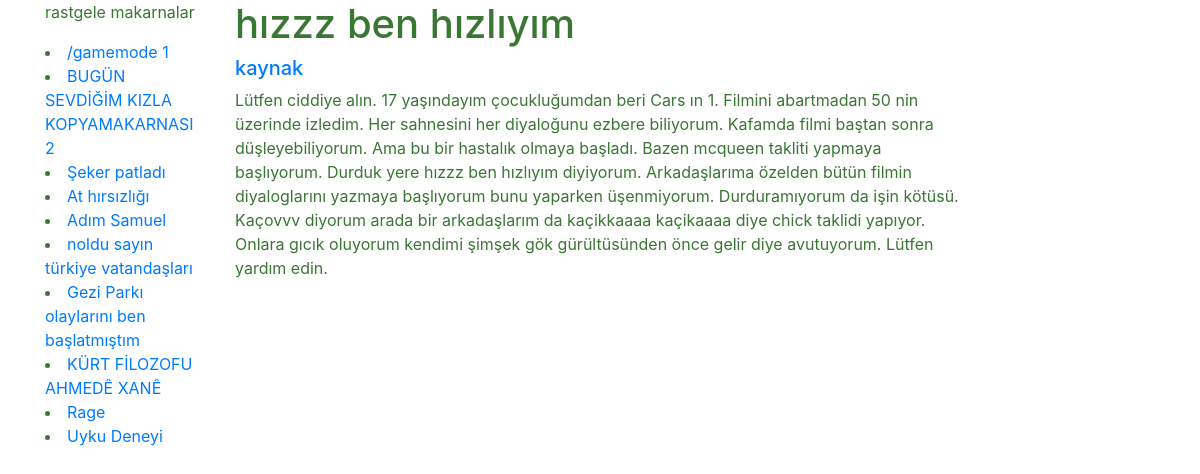
/pasta/ex34kd, run on the app's committed database.
### src/database.py (models this page shows)
class BaseModel(Model):
    class Meta:
        database = db

class Pasta(BaseModel):
    id = CharField(unique=True)
    title = CharField()
    url = CharField()
    upvote = IntegerField()
    text = CharField()

### src/app.py (the view)
@app.route('/pasta/<pasta_id>')
def pasta(pasta_id):
    try:
        pasta = db.get_pasta_by_id(pasta_id)
        pasta.text = pasta.text.replace("\n", "<br>")
        random_pastas = get_random_pasta(limit=10)
        return render_template('pasta.html', pasta=pasta, random_pastas=random_pastas)
    except Exception as e:
        return render_template('404.html')

### src/app.py (called while the page is built)
def get_random_pasta(limit=10):
    return random.sample(db.get_all_pasta(), limit)

### src/database.py (called while the page is built)
    def get_pasta_by_id(self, id):
        try:
            pasta = Pasta.select().where(Pasta.id == id).get()
            return pasta
        except:
            return None

    def get_all_pasta(self):
        return [pasta for pasta in Pasta.select()]

### src/templates/pasta.html
{% extends "layout.html" %}
{% block content %}
<div class="row">
      <div class="col-md-2">
          <p>rastgele makarnalar</p>
          {% for p in random_pastas %}
                <li><a href="/pasta/{{ p.id }}" >{{p.title}}</a></li>
          {% endfor %}
      </div>
        <div class="col-md-8">
            <h1>{{pasta.title}}</h1>
            <h5> <a href={{pasta.url}}> kaynak </a></h5>
            {% autoescape false %}
            <p>{{pasta.text}}</p>
            {% endautoescape %}
        </div>
      <div class="col-md-2"></div>
</div>
{% endblock content %}

### src/static/main.css (style rules this page uses)
body { color: #3A7734; }

### data on the page
Pasta: title "/gamemode 1"
Pasta: title "BUGÜN SEVDİĞİM KIZLA KOPYAMAKARNASI 2"
Pasta: title "Şeker patladı"
Pasta: title "At hırsızlığı"
Pasta: title "Adım Samuel"
Pasta: title "noldu sayın türkiye vatandaşları"
Pasta: title "Gezi Parkı olaylarını ben başlatmıştım"
Pasta: title "KÜRT FİLOZOFU AHMEDÊ XANÊ"
Pasta: title "Rage"
Pasta: title "Uyku Deneyi"
Pasta: title "hızzz ben hızlıyım", text "Lütfen ciddiye alın. 17 yaşındayım çocukluğumdan beri Cars ın 1. Filmini abartmadan 50 nin üzerinde izledim. Her sahnesini her diyaloğunu ezbere biliyorum. Kafamda filmi baştan sonra düşleyebiliyorum. Ama bu bir hastalık olmaya başladı. Bazen mcqueen takliti yapmaya başlıyorum. Durduk yere hızzz ben hızlıyım diyiyorum. Arkadaşlarıma özelden bütün filmin diyaloglarını yazmaya başlıyorum bunu yaparken üşenmiyorum. Durduramıyorum da işin kötüsü. Kaçovvv diyorum arada bir arkadaşlarım da kaçikkaaaa kaçikaaaa diye chick taklidi yapıyor. Onlara gıcık oluyorum kendimi şimşek gök gürültüsünden önce gelir diye avutuyorum. Lütfen yardım edin."
